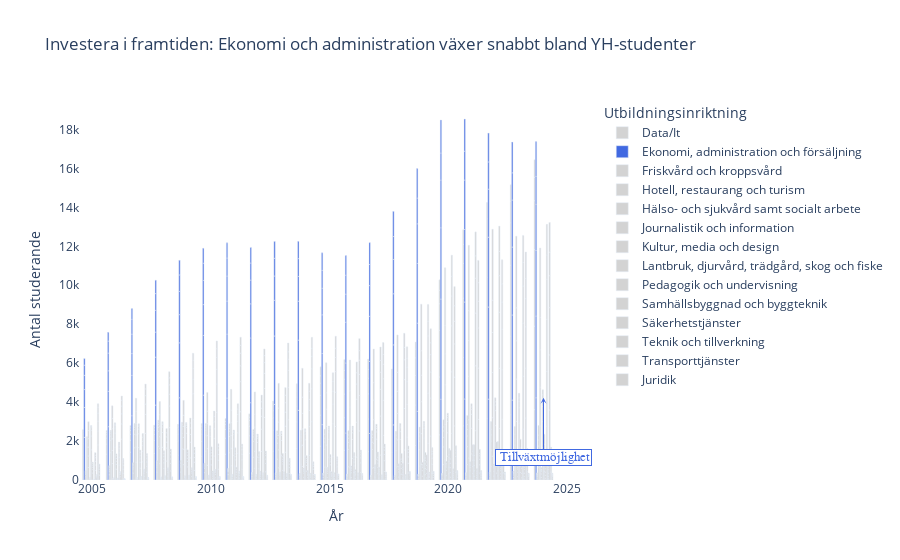

Notebook code for this chart:
### Code cell
import plotly.express as px
import plotly.graph_objects as go

# Fokusområde
highlight_area = "Ekonomi, administration och försäljning"

# Skapa basfiguren
fig = px.bar(
    df_long,
    x="År",
    y="Antal studerande",
    color="Utbildningsinriktning",
    title="Investera i framtiden: Ekonomi och administration växer snabbt bland YH-studenter",
    labels={"Antal studerande": "Antal studerande", "År": "År"},
    barmode='group'
)

# Gör färger statiska med manuell färgsättning (grå för alla, blå för highlight)
utbildningsområden = df_long["Utbildningsinriktning"].unique()
colors = {
    area: "lightgray" if area != highlight_area else "royalblue"
    for area in utbildningsområden
}
fig.for_each_trace(
    lambda trace: trace.update(marker_color=colors.get(trace.name, "lightgray"))
)

# Ta fram sista året och dess värde för pilen
latest_year = df_long["År"].max()
highlight_data = df_long[
    (df_long["Utbildningsinriktning"] == highlight_area) & (df_long["År"] == latest_year)
]

if not highlight_data.empty:
    y_value = highlight_data["Antal studerande"].values[0]
    fig.add_annotation(
        x=latest_year,
        y=y_value,
        text=" Tillväxtmöjlighet",
        showarrow=True,
        arrowhead=3,
        arrowcolor="royalblue",
        ax=0,
        ay=60,
        font=dict(color="royalblue", size=13, family="Arial"),
        bgcolor="white",
        bordercolor="royalblue",
        borderwidth=1
    )

# Anpassa layout för storytelling
fig.update_layout(
    xaxis=dict(tickangle=0),
    legend_title_text="Utbildningsinriktning",
    plot_bgcolor="white",
    paper_bgcolor="white",
    showlegend=True,
    hovermode=False  # Gör grafen mindre interaktiv
)

# Ta bort hovereffekter (gör den statisk)
fig.update_traces(hoverinfo="skip", hovertemplate=None)

# Spara figuren som en större PNG-bild
fig.write_image("assets/figures/education_storytelling.png", width=1920, height=1080, scale=2)

fig.show()
